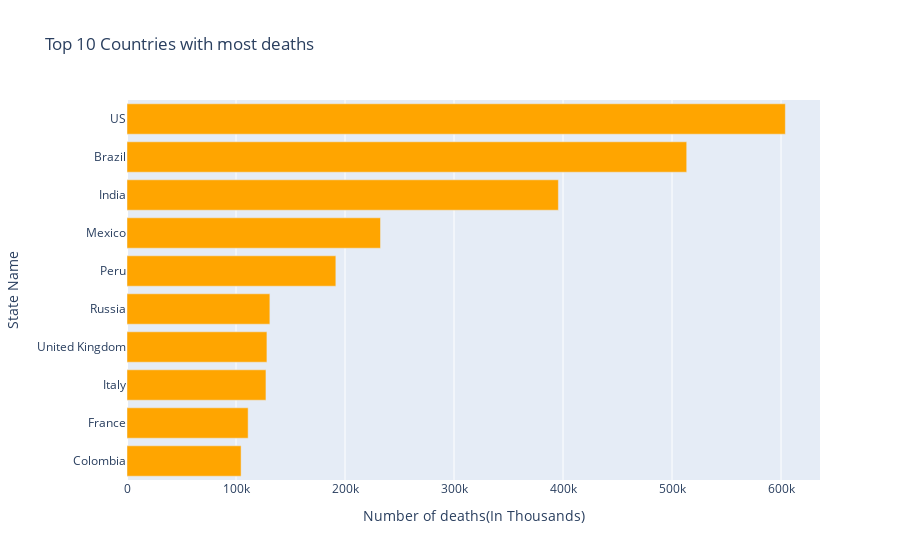

The notebook cell saved with this chart:
### Code cell
top_10_death_states = cases.sort_values('Deaths',ascending = False)[:10]
horizontal_bar_chart(top_10_death_states,top_10_death_states.Deaths, top_10_death_states.index,
                     'Top 10 Countries with most deaths','Number of deaths(In Thousands)','State Name','Orange')

### Figure 1 — Plotly figure (JSON) as saved in the notebook; plotly's stock layout.template omitted (floating-point values rounded to 4 significant figures)
{"data": [{"alignmentgroup": "True", "hovertemplate": "Number of deaths(In Thousands)=%{x}<br>State Name=%{y}<extra></extra>", "legendgroup": "", "marker": {"color": "Orange", "pattern": {"shape": ""}}, "name": "", "offsetgroup": "", "orientation": "h", "showlegend": false, "textposition": "auto", "type": "bar", "x": [603966, 513474, 395751, 232564, 191584, 131070, 128364, 127472, 111130, 104678], "xaxis": "x", "y": ["US", "Brazil", "India", "Mexico", "Peru", "Russia", "United Kingdom", "Italy", "France", "Colombia"], "yaxis": "y"}], "layout": {"autosize": true, "barmode": "relative", "legend": {"tracegroupgap": 0}, "title": {"text": "Top 10 Countries with most deaths"}, "xaxis": {"anchor": "y", "autorange": true, "domain": [0, 1], "range": [0, 635800.0], "title": {"text": "Number of deaths(In Thousands)"}, "type": "linear"}, "yaxis": {"anchor": "x", "autorange": true, "categoryorder": "total ascending", "domain": [0, 1], "range": [-0.5, 9.5], "title": {"text": "State Name"}, "type": "category"}}}
